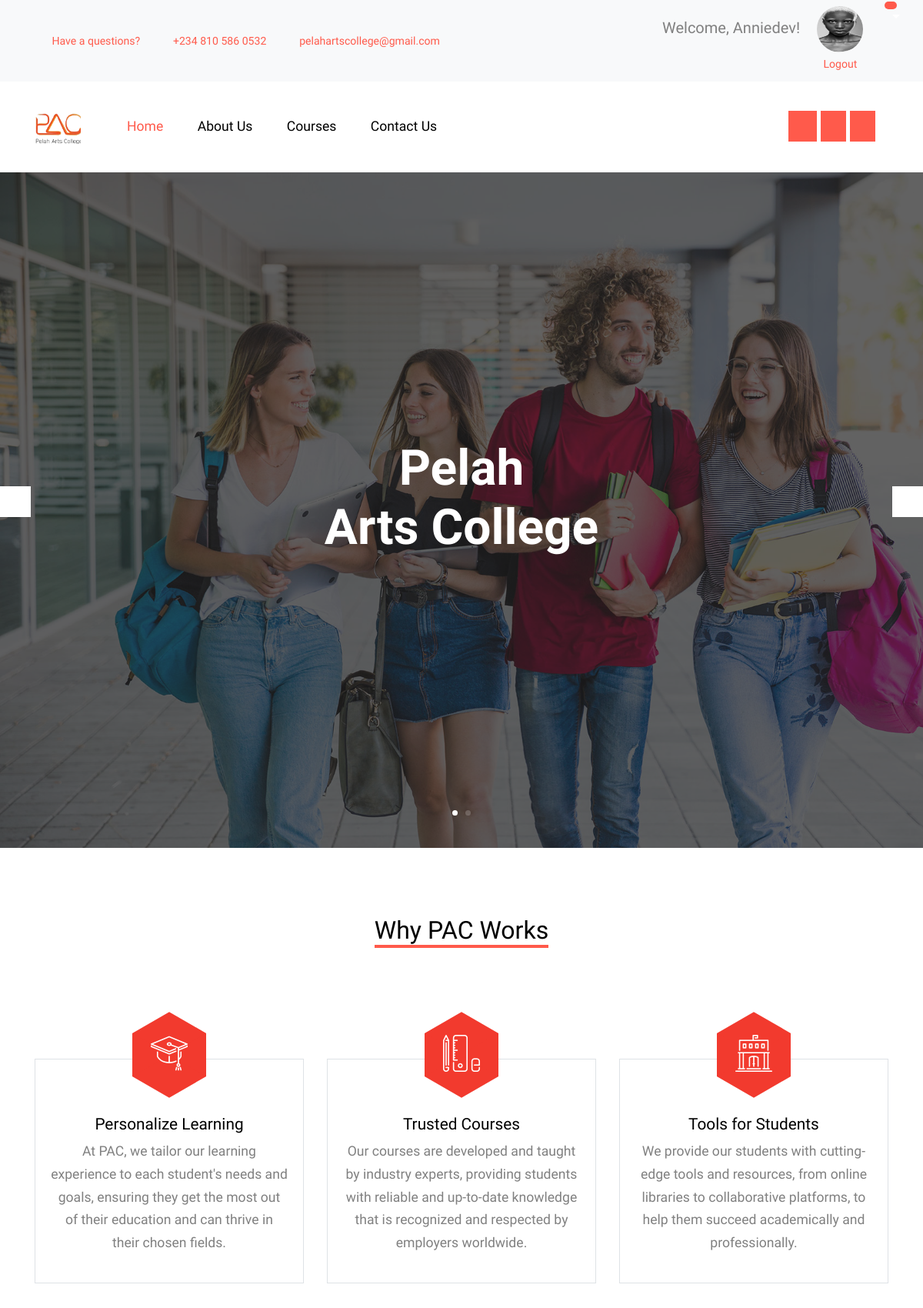
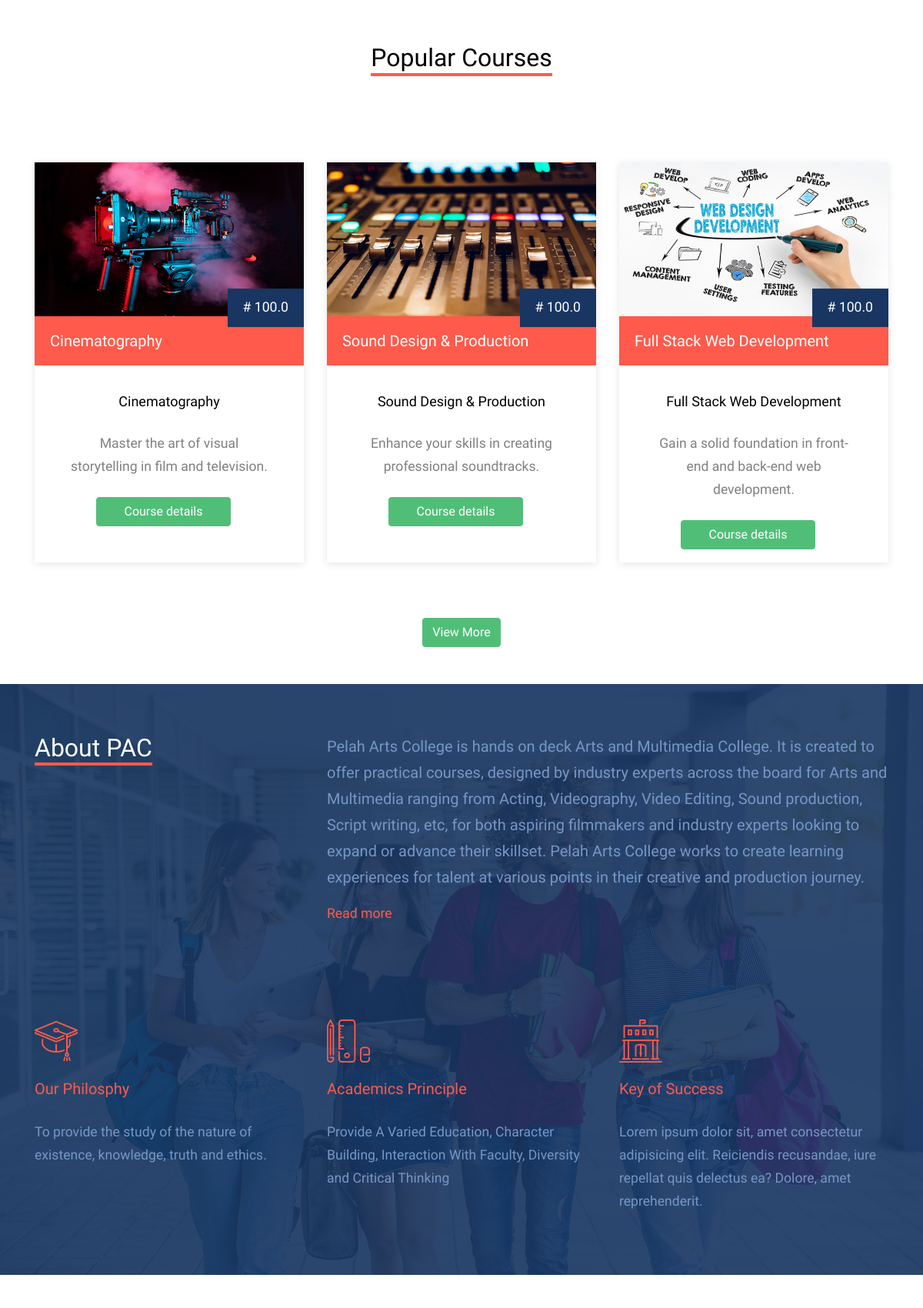
Screenshot of / (signed in, upper part) with the database file from the repository (2 pictures, top to bottom).
### model.py (models this page shows, shortened)
class User(db.Model, UserMixin):
    id = db.Column(db.Integer, primary_key=True)
    email = db.Column(db.String(150), unique=True, nullable=False)
    username = db.Column(db.String(150), unique=True, nullable=False)
    password = db.Column(db.String(150), nullable=False)
    cart_items = db.relationship('Cart', back_populates='user')
    student_profile = db.relationship('Student', back_populates='user', uselist=False)

class Student(db.Model):
    id = db.Column(db.Integer, primary_key=True)
    firstname = db.Column(db.String(150))
    lastname = db.Column(db.String(150))
    middlename = db.Column(db.String(150))
    phone_number = db.Column(db.String(20))
    house_address = db.Column(db.String(200))
    profile_image = db.Column(db.String(150), nullable=False)
    user_id = db.Column(db.Integer, db.ForeignKey('user.id'))
    user = db.relationship('User', back_populates='student_profile')
    courses = db.relationship('Course', backref='student', lazy=True)
    payments = db.relationship('Payment', back_populates='student')

class Course(db.Model):
    id = db.Column(db.Integer, primary_key=True)
    title = db.Column(db.String(150))
    description = db.Column(db.String(500))
    price = db.Column(db.Float)
    student_id = db.Column(db.Integer, db.ForeignKey('student.id'))
    instructor_id = db.Column(db.Integer, db.ForeignKey('instructor.id'))
    image = db.Column(db.String(150), nullable=False)
    category = db.Column(db.String(100), nullable=False)
    duration = db.Column(db.String(30))
    instructor = db.relationship('Instructor', back_populates='courses')
    payments = db.relationship('Payment', back_populates='course')
    materials = db.relationship('CourseMaterial', back_populates='course', cascade='all, delete-orphan')
    def __repr__(self):
        return f'<Course {self.title}>'

### main.py (the view, shortened to what this page needs)
@app.route('/')
def home():
    courses = Course.query.limit(3).all()
    print(f"Courses fetched: {courses}")
    return render_template('index.html', courses=courses)

### main.py (called while the page is built)
@login_manager.user_loader
def load_user(user_id):
    return User.query.get(int(user_id))

### templates/index.html (shortened to what this page needs)
<!DOCTYPE html>
<html lang="en">
  <head>
    <link rel="stylesheet" href="{{ url_for('static', filename='css/bootstrap.min.css') }}">
    <link rel="stylesheet" href="{{ url_for('static', filename='css/jquery-ui.css') }}">
    <link rel="stylesheet" href="{{ url_for('static', filename='css/owl.carousel.min.css') }}">
    <link rel="stylesheet" href="{{ url_for('static', filename='css/owl.theme.default.min.css') }}">
    <link rel="stylesheet" href="{{ url_for('static', filename='css/jquery.fancybox.min.css') }}">
    <link rel="stylesheet" href="{{ url_for('static', filename='css/bootstrap-datepicker.css') }}">
    <link rel="stylesheet" href="{{ url_for('static', filename='fonts/flaticon/font/flaticon.css') }}">
    <link rel="stylesheet" href="{{ url_for('static', filename='css/jquery.mb.YTPlayer.min.css') }}" media="all" type="text/css">
    <link rel="stylesheet" href="{{ url_for('static', filename='css/style.css') }}">
    <link rel="stylesheet" href="{{ url_for('static', filename='fonts/icomoon/style.css') }}">
  </head>
  <body data-spy="scroll" data-target=".site-navbar-target" data-offset="300">
    <div class="site-wrap">
      <div class="py-2 bg-light">
        <div class="container">
          <div class="row align-items-center">
            <div class="col-lg-8 d-none d-lg-block">
              <a href="{{ url_for('contact') }}" class="small mr-3"
                ><span class="icon-question-circle-o mr-2"></span> Have a
                questions?</a
              >
              <a href="#" class="small mr-3"
                ><span class="icon-phone2 mr-2"></span> +234 810 586 0532</a
              >
              <a href="#" class="small mr-3"
                ><span class="icon-envelope-o mr-2"></span>
                pelahartscollege@gmail.com</a
              >
            </div>
            <div class="col-lg-4 text-right">
              <div class="row">
                <div class="col">
                  {% if current_user.is_authenticated %}
                  <div class="user-info">
                      <h2 class="small mr-2" style="font-size: 20px; display: inline;">Welcome, {{ current_user.username }}!</h2>
                      {% if current_user.student_profile and current_user.student_profile.profile_image %}
                      <img src="{{ url_for('static', filename='uploads/' + current_user.student_profile.profile_image) }}" alt="Profile Image" class="img-fluid" style="width: 60px; border-radius: 50%; margin-left: 10px; height: 60px;">
                      {% endif %}
                  </div>
                  <a href="{{ url_for('auth.logout') }}" class="small mr-2">Logout</a>
                  {% else %}
                  <a href="{{ url_for('auth.login') }}" class="small mr-2"><span class="icon-unlock-alt"></span> Log In</a>
                  <a href="{{ url_for('auth.register') }}" class="small btn btn-danger px-4 py-2 rounded-0"><span class="icon-users"></span> Register</a>
                  {% endif %}
                </div>
                <div class="dropdown">
                  <a href="#" class="dropdown-toggle" id="cartDropdown" data-toggle="dropdown" aria-haspopup="true" aria-expanded="false" style="color: #fff;">
                      <span class="icon-shopping-cart" style="position: relative; color: #000; width: 100px;">
                        <span class="badge badge-pill custom-badge" style="position: absolute; top: -10px; right: -10px; width: 10px; height: 10px; background-color: #ff5a4b;">
                          </span>
                      </span>
                  </a>
                </div>
              </div>
            </div>
          </div>
        </div>
      </div>
      <header class="site-navbar py-4 js-sticky-header site-navbar-target" role="banner">
        <div class="container">
          <div class="d-flex align-items-center">
            <div class="site-logo">
              <a href="{{ url_for('home') }}" class="d-block">
                <img style="width: 60px" src="{{ url_for('static', filename='images/WhatsApp_Image_2024-03-08_at_08.55.48_e7c7c63c.png') }}" alt="Image" class="img-fluid" />
              </a>
            </div>
            <div class="mr-auto">
              <nav class="site-navigation position-relative text-right" role="navigation">
                <ul class="site-menu main-menu js-clone-nav mr-auto d-none d-lg-block">
                  <li class="active"><a href="{{ url_for('home') }}" class="nav-link text-left">Home</a></li>
                  <li>
                    <a href="{{ url_for('about') }}" class="nav-link text-left">About Us</a>
                  </li>
                  <li><a href="{{ url_for('courses') }}" class="nav-link text-left">Courses</a></li>
                  <li><a href="{{ url_for('contact') }}" class="nav-link text-left">Contact Us</a></li>
                  <div style="display: inline; margin-left: 27rem;">
                    <a href="https://web.facebook.com/profile.php?id=61558722697407"><span style="background-color: #ff5a4b; color: #fff; padding: 10px 12px 10px 12px ; " class="icon-facebook"></span></a>
                    <a href="https://twitter.com/ArtsPelah9167"><span style="background-color: #ff5a4b; color: #fff; padding: 10px;" class="icon-twitter"></span></a>
                    <a href="#"><span style="background-color: #ff5a4b; color: #fff; padding: 10px;" class="icon-linkedin"></span></a>
                  </div>
                </ul>
              </nav>
            </div>
          </div>
        </div>
      </header>
      <div class="hero-slide owl-carousel site-blocks-cover">
        <div
          class="intro-section"
          style="background-image: url('{{ url_for('static', filename='images/hero_1.jpg') }}');"
        >
          <div class="container">
            <div class="row align-items-center">
              <div class="col-lg-12 mx-auto text-center" data-aos="fade-up">
                <h1>
                  Pelah <br />
                  Arts College
                </h1>
              </div>
            </div>
          </div>
        </div>
      </div>
      <div class="site-section">
        <div class="container">
            <div class="row mb-5 justify-content-center text-center">
                <div class="col-lg-4 mb-5">
                    <h2 class="section-title-underline mb-5">
                        <span>Why PAC Works</span>
                    </h2>
                </div>
            </div>
            <div class="row">
                <div class="col-lg-4 col-md-6 mb-4 mb-lg-0">
                    <div class="feature-1 border">
                        <div class="icon-wrapper bg-danger">
                            <span class="flaticon-mortarboard text-white"></span>
                        </div>
                        <div class="feature-1-content">
                            <h2>Personalize Learning</h2>
                            <p>
                                At PAC, we tailor our learning experience to each student's needs and goals, ensuring they get the most out of their education and can thrive in their chosen fields.
                            </p>
                        </div>
                    </div>
                </div>
                <div class="col-lg-4 col-md-6 mb-4 mb-lg-0">
                    <div class="feature-1 border">
                        <div class="icon-wrapper bg-danger">
                            <span class="flaticon-school-material text-white"></span>
                        </div>
                        <div class="feature-1-content">
                            <h2>Trusted Courses</h2>
                            <p>
                                Our courses are developed and taught by industry experts, providing students with reliable and up-to-date knowledge that is recognized and respected by employers worldwide.
                            </p>
                        </div>
                    </div>
                </div>
                <div class="col-lg-4 col-md-6 mb-4 mb-lg-0">
                    <div class="feature-1 border">
                        <div class="icon-wrapper bg-danger">
                            <span class="flaticon-library text-white"></span>
                        </div>
                        <div class="feature-1-content">
                            <h2>Tools for Students</h2>
                            <p>
                                We provide our students with cutting-edge tools and resources, from online libraries to collaborative platforms, to help them succeed academically and professionally.
                            </p>
                        </div>
                    </div>
                </div>
            </div>
        </div>
      </div>
      <div style="padding-bottom: 3rem;">
        <div class="container">
            <div class="row mb-5 justify-content-center text-center">
                <div class="col-lg-6 mb-5">
                    <h2 class="section-title-underline mb-3">
                        <span>Popular Courses</span>
                    </h2>
                </div>
            </div>
            <div class="row">
                {% for course in courses %}
                <div class="col-lg-4 col-md-6 mb-4">
                    <div class="course-1-item">
                        <figure class="thumbnail">
                            <a href="{{ url_for('course', course_id=course.id) }}">
                                <img class="img-fluid" src="{{ url_for('static', filename='images/' + course.image) }}" alt="" />
                            </a>
                            <div class="price"># {{ course.price }}</div>
                            <div class="category">
                                <h3>
                                    <a href="{{ url_for('course', course_id=course.id) }}" style="color: #fff;">
                                        {{ course.title }}
                                    </a>
                                </h3>
                            </div>
                        </figure>
                        <div class="course-1-content pb-4">
                            <h2>{{ course.title }}</h2>
                            <p class="card-text">{{ course.description }}</p>
                        </div>
                        <a href="{{ url_for('course', course_id=course.id) }}" class="btn btn-primary" style="width: 50%; margin-left: 5rem;">Course details</a>
                    </div>
                </div>
                {% endfor %}
            </div>
            <div class="row justify-content-center">
                <a href="{{ url_for('courses') }}" class="btn btn-primary mt-5">View More</a>
            </div>
        </div>
      </div>
      <div
        class="section-bg style-1"
        style="background-image: url('{{ url_for('static', filename='images/hero_1.jpg') }}')"
      >
        <div class="container">
          <div class="row">
            <div class="col-lg-4">
              <h2 class="section-title-underline style-2">
                <span>About PAC</span>
              </h2>
            </div>
            <div class="col-lg-8">
              <p class="lead">
                Pelah Arts College is hands on deck Arts and Multimedia College.
                It is created to offer practical courses, designed by industry
                experts across the board for Arts and Multimedia ranging from
                Acting, Videography, Video Editing, Sound production, Script
                writing, etc, for both aspiring filmmakers and industry experts
                looking to expand or advance their skillset. Pelah Arts College
                works to create learning experiences for talent at various
                points in their creative and production journey.
              </p>
              <p><a href="{{ url_for ('about')}}">Read more</a></p>
            </div>
          </div>
        </div>
        <br />
        <br />
        <br />
        <div class="container">
          <div class="row">
            <div class="col-lg-4 col-md-6 mb-5 mb-lg-0">
              <span class="icon flaticon-mortarboard"></span>
              <h3>Our Philosphy</h3>
              <p>
                To provide the study of the nature of existence, knowledge,
                truth and ethics.
              </p>
            </div>
            <div class="col-lg-4 col-md-6 mb-5 mb-lg-0">
              <span class="icon flaticon-school-material"></span>
              <h3>Academics Principle</h3>
              <p>
                Provide A Varied Education, Character Building, Interaction With
                Faculty, Diversity and Critical Thinking
              </p>
            </div>
            <div class="col-lg-4 col-md-6 mb-5 mb-lg-0">
              <span class="icon flaticon-library"></span>
              <h3>Key of Success</h3>
              <p>
                Lorem ipsum dolor sit, amet consectetur adipisicing elit.
                Reiciendis recusandae, iure repellat quis delectus ea? Dolore,
                amet reprehenderit.
              </p>
            </div>
          </div>
        </div>
      </div>
      <div class="site-section">
      </div>
      </div>
  </body>
</html>

### rows the page displays
User: username "Anniedev"
Student: profile_image (picture)
Course: image (picture), price "100.0", title "Cinematography", description "Master the art of visual storytelling in film and television."
Course: image (picture), price "100.0", title "Sound Design & Production", description "Enhance your skills in creating professional soundtracks."
Course: image (picture), price "100.0", title "Full Stack Web Development", description "Gain a solid foundation in front-end and back-end web development."
